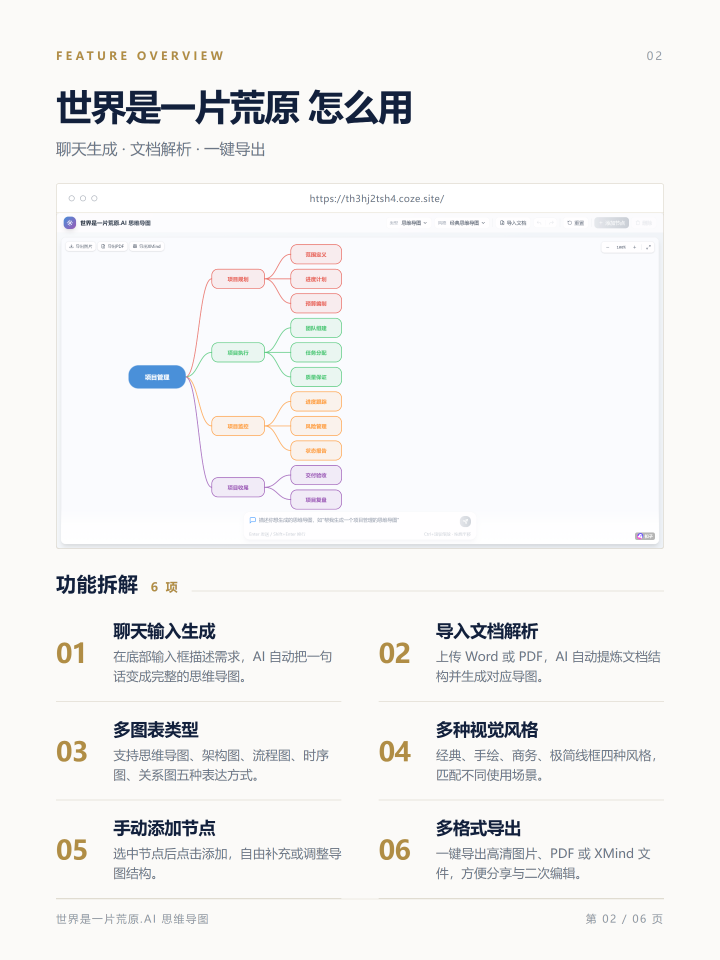
#> input picture examples/01_overview.png, 2160 x 2880 px (shown at 1/3 size)
$ python extract_theme.py ../examples/01_overview.png
#> lines starting #> are read from the running program, lines starting #| are printed output that depends on the picture
### scripts/color_system.py
#!/usr/bin/env python
# -*- coding: utf-8 -*-
"""专业配色系统 (Color System)
根据「截图主品牌色 + 明暗主题」推导一整套和谐、有层次、能引导视线的教程图配色。

设计依据（详见 references/color_guide.md）：
1. 60-30-10 法则：60% 中性背景、30% 主色、10% 互补强调色（重点引导）。
2. 色轮和谐：功能色板采用「类比色阶」——以主色相为锚，在 ±60° 扇形内等距取色。
3. 无障碍对比：功能色固定到安全 S/L，保证白字可读。
4. 明暗自适应：深色主题下功能色更亮更饱和。

内部约定：所有 RGB 颜色统一用 0-1 浮点数，只在 `rgb_to_hex` / `rgba_str` 里转为 0-255。
用法:
  python color_system.py <accent_hex> [light|dark]
  python color_system.py <accent_hex> [light|dark] <bg_hex>
"""
import sys
import json
import colorsys

HERE = sys.path[0] if sys.path else "."


# ---------- 颜色转换（内部统一用 0-1）----------
def clamp(v, lo=0.0, hi=1.0):
    return max(lo, min(hi, v))


def hex_to_rgb(h):
    h = h.lstrip("#")
    return tuple(int(h[i:i + 2], 16) / 255.0 for i in (0, 2, 4))


def rgb_to_hex(c):
    c = tuple(clamp(x) for x in c)
    return "#%02X%02X%02X" % (int(c[0] * 255), int(c[1] * 255), int(c[2] * 255))


def rgb_to_hsl(r, g, b):
    """r,g,b ∈ [0,1] -> h,s,l ∈ [0,1]"""
    mx, mn = max(r, g, b), min(r, g, b)
    l = (mx + mn) / 2.0
    if mx == mn:
        h = s = 0.0
    else:
        d = mx - mn
        s = d / (2 - mx - mn) if l > 0.5 else d / (mx + mn)
        if mx == r:
            h = (g - b) / d + (6.0 if g < b else 0.0)
        elif mx == g:
            h = (b - r) / d + 2.0
        else:
            h = (r - g) / d + 4.0
        h /= 6.0
    return h, s, l


def hsl_to_rgb(h, s, l):
    """h,s,l ∈ [0,1] -> r,g,b ∈ [0,1]"""
    h = h % 1.0
    c = (1 - abs(2 * l - 1)) * s
    x = c * (1 - abs((h * 6) % 2 - 1))
    m = l - c / 2.0
    if h < 1 / 6:
        r, g, b = c, x, 0.0
    elif h < 2 / 6:
        r, g, b = x, c, 0.0
    elif h < 3 / 6:
        r, g, b = 0.0, c, x
    elif h < 4 / 6:
        r, g, b = 0.0, x, c
    elif h < 5 / 6:
        r, g, b = x, 0.0, c
    else:
        r, g, b = c, 0.0, x
    return (r + m, g + m, b + m)


def rgba_str(c, a):
    c = tuple(clamp(x) for x in c)
    return "rgba(%d,%d,%d,%.3f)" % (int(c[0] * 255), int(c[1] * 255), int(c[2] * 255), a)


def hsl_hex(h, s, l):
    return rgb_to_hex(hsl_to_rgb(h, s, l))


def is_grayish(c):
    return max(c) - min(c) < (26 / 255.0)


# ---------- 色相区 -> 调性 ----------
def hue_mood(h):
    deg = int(h * 360) % 360
    if deg < 15 or deg >= 345:
        return "红", "warm"
    if deg < 45:
        return "橙", "warm"
    if deg < 70:
        return "黄", "warm"
    if deg < 160:
        return "绿", "cool"
    if deg < 200:
        return "青", "cool"
    if deg < 255:
        return "蓝", "cool"
    if deg < 290:
        return "紫", "cool"
    return "品红", "warm"


# ---------- 核心：构建完整 palette ----------
def build_palette(accent_hex, theme="light", bg_hex=None):
    ar, ag, ab = hex_to_rgb(accent_hex)
    h, s, l = rgb_to_hsl(ar, ag, ab)
    mood, temp = hue_mood(h)

    # 规范化主色到「可作为品牌主色」的安全区间
    if theme == "light":
        s = clamp(s, 0.45, 0.85)
        l = clamp(l, 0.40, 0.62)
    else:
        s = clamp(s, 0.55, 0.92)
        l = clamp(l, 0.55, 0.72)
    primary = hsl_to_rgb(h, s, l)
    primary_hex = rgb_to_hex(primary)

    # 中性色（背景 / 卡片 / 文字）—— 60% 基底
    if theme == "light":
        if bg_hex is None or is_grayish(hex_to_rgb(bg_hex)):
            page_bg = (0.98, 0.97, 0.95)  # #FAF8F3
        else:
            br, bg, bb = hex_to_rgb(bg_hex)
            page_bg = tuple(min(1.0, x + (1.0 - x) * 0.55) for x in (br, bg, bb))
        card_bg = (1.0, 1.0, 1.0)
        text_main = (0.169, 0.165, 0.157)  # #2B2A28
        text_sub = (0.424, 0.404, 0.373)  # #6C675F
    else:
        if bg_hex is None or not is_grayish(hex_to_rgb(bg_hex)):
            page_bg = (0.086, 0.094, 0.114)  # #16181D
        else:
            page_bg = tuple(max(0.0, x * 0.62) for x in hex_to_rgb(bg_hex))
        card_bg = (0.133, 0.145, 0.169)  # #22252B
        text_main = (0.949, 0.945, 0.933)  # #F2F1EE
        text_sub = (0.659, 0.643, 0.612)  # #A8A49C

    # 30% 主色系统
    accent_soft = rgba_str(primary, 0.12 if theme == "light" else 0.22)

    # 类比辅色（+28°）
    sec_h = (h + 28 / 360.0) % 1.0
    sec_l = l + 0.04 if theme == "light" else l
    secondary = hsl_to_rgb(sec_h, clamp(s, 0.4, 0.85), clamp(sec_l, 0, 1))
    secondary_hex = rgb_to_hex(secondary)
    secondary_soft = rgba_str(secondary, 0.14 if theme == "light" else 0.22)

    # 10% 互补强调色（+180°），重点引导用
    acc2_h = (h + 180 / 360.0) % 1.0
    acc2_s = clamp(s * 0.92, 0.45, 0.85)
    acc2_l = (l + 0.03) if theme == "light" else (l + 0.06)
    accent2 = hsl_to_rgb(acc2_h, acc2_s, clamp(acc2_l, 0, 1))
    accent2_hex = rgb_to_hex(accent2)
    accent2_soft = rgba_str(accent2, 0.12 if theme == "light" else 0.22)

    # 6 色功能色板（类比色阶，引导视线）
    # 以主色为锚，在 ±60° 内等距取 6 色，S/L 固定 -> 和谐且可区分
    offsets = [-58, -35, -12, 12, 35, 58]
    if theme == "light":
        f_s, f_l = 0.66, 0.50
    else:
        f_s, f_l = 0.75, 0.64
    feature, feature_soft = [], []
    for off in offsets:
        fh = (h + off / 360.0) % 1.0
        fc = hsl_to_rgb(fh, f_s, f_l)
        feature.append(rgb_to_hex(fc))
        feature_soft.append(rgba_str(fc, 0.14 if theme == "light" else 0.22))

    line = rgba_str(text_sub, 0.18 if theme == "light" else 0.26)

    palette = {
        "page_bg": rgb_to_hex(page_bg),
        "card_bg": rgb_to_hex(card_bg),
        "text_main": rgb_to_hex(text_main),
        "text_sub": rgb_to_hex(text_sub),
        "accent": primary_hex,
        "accent_soft": accent_soft,
        "secondary": secondary_hex,
        "secondary_soft": secondary_soft,
        "accent2": accent2_hex,
        "accent2_soft": accent2_soft,
        "feature": feature,
        "feature_soft": feature_soft,
        "line": line,
    }
    return {
        "theme": theme,
        "accent": primary_hex,
        "mood": mood,
        "temperature": temp,
        "palette": palette,
    }


# ---------- 纯文案模式：主题 / 命名预设 -> 配色 ----------
# 无截图时，由文案主题（category）或用户指定的命名预设（preset）决定主色。
CATEGORY_ACCENT = {
    "AI": "#2A8E9E", "科技": "#2A8E9E", "人工智能": "#2A8E9E", "AI/科技": "#2A8E9E",
    "财经": "#1E5BB8", "数据": "#1E5BB8", "金融": "#1E5BB8", "投资": "#1E5BB8",
    "美食": "#E8743B", "餐饮": "#E8743B", "烘焙": "#E8743B",
    "教育": "#4A9E6F", "学习": "#4A9E6F", "知识": "#5B7BC0",
    "健康": "#3FB89B", "医疗": "#3FB89B", "养生": "#3FB89B",
    "职场": "#355C9E", "商业": "#355C9E", "创业": "#7A5BC0", "营销": "#7A5BC0",
    "旅行": "#2E9E8F", "旅游": "#2E9E8F", "生活方式": "#C0804A", "情感": "#C25B8E",
    "游戏": "#9B5CFF", "数码": "#2A8E9E", "默认": "#2A8E9E",
}

# 命名主题预设（参考主流小红书配图工具，给用户更直观的风格选择）。
# 每项为 (accent, theme)；page_bg/card_bg 等中性色仍由 build_palette 推导。
THEME_PRESETS = {
    "cream":    ("#2A8E9E", "light"),   # 奶油风（AI/科技常见，浅暖底）
    "redbook":  ("#FB4E44", "light"),   # 红书红
    "obsidian": ("#5B6CFF", "dark"),    # 黑曜石（深色冷调）
    "cyber":    ("#9B5CFF", "dark"),    # 赛博朋克（深色紫）
    "minimal":  ("#222831", "light"),   # 极简高级（近黑主色）
    "forest":   ("#2E9E6F", "light"),   # 森绿
    "sunset":   ("#E8743B", "light"),   # 暖橙
    "ocean":    ("#1E5BB8", "light"),   # 商务蓝
}


# [10 lines left out: function resolve_category, not called in this run]


def build_palette_from_category(category, theme=None):
    accent = resolve_category(category)
    return build_palette(accent, theme or "light")


# [25 lines left out: functions build_palette_from_preset, build_palette_for_text, main, not called in this run]


# [2 lines that do not run on import are left out]

### scripts/extract_theme.py
#!/usr/bin/env python
"""从截图提取配色方案:明暗主题、背景色、强调色、圆角风格。
用法: python extract_theme.py <image_path>
输出: JSON 到 stdout
"""
import sys, os, json, colorsys
from collections import Counter
from PIL import Image

HERE = os.path.dirname(os.path.abspath(__file__))
if HERE not in sys.path:
    sys.path.insert(0, HERE)
from color_system import build_palette


def luminance(c):
    return 0.299 * c[0] + 0.587 * c[1] + 0.114 * c[2]


def hexc(c):
    return "#%02X%02X%02X" % (c[0], c[1], c[2])


def analyze(path):
#> called with path = '../examples/01_overview.png'
    img = Image.open(path).convert("RGB")
#> img is the input picture: PIL image 2160x2880 RGB; mean R, G, B 243.7, 243.4, 243.2
    w, h = img.size
    small = img.resize((160, max(1, int(160 * h / w))))
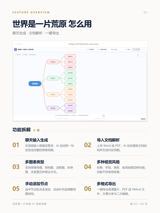
#> small: PIL image 160x213 RGB; mean R, G, B 243.7, 243.4, 243.2
    px = list(small.getdata())
#> px = 34080 items
    n = len(px)
#> n = 34080

    avg_lum = sum(luminance(p) for p in px) / n
#> avg_lum = 243.4
    theme = "light" if avg_lum > 150 else "dark"
#> theme = 'light'

    def quant(c):
        return (c[0] // 24 * 24, c[1] // 24 * 24, c[2] // 24 * 24)

    cnt = Counter(quant(p) for p in px)
#> cnt = 81 items
    bg = cnt.most_common(1)[0][0]
#> bg = (240, 240, 240)

    accent = None
    best_score = -1
    for c, freq in cnt.most_common(60):
        r, g, b = [x / 255 for x in c]
        hh, ss, vv = colorsys.rgb_to_hsv(r, g, b)
        if ss > 0.3 and vv > 0.35:
            score = ss * (freq ** 0.5)
            if score > best_score:
                best_score = score
                accent = c
#> this loop made 60 passes
#> (freq, r, g, b, hh, ss, vv, score) on passes 23, 30, 34, 40: (50, 0.753, 0.659, 0.471, 0.111, 0.375, 0.753, 2.65), (31, 0.188, 0.282, 0.376, 0.583, 0.5, 0.376, 2.78), (19, 0.282, 0.565, 0.847, 0.583, 0.667, 0.847, 2.91), (14, 0.188, 0.471, 0.847, 0.595, 0.778, 0.847, 2.91)
#> after the loop, best_score = 2.91

    if accent is None:
        accent = (90, 108, 224) if theme == "light" else (120, 170, 255)

    edge_thin = detect_corner_style(img)
#> in detect_corner_style, `center = img.getpixel((w // 2, h // 2))`: center = (250, 251, 254)
#> after the loop in detect_corner_style, `for cx, cy in corners:`: diffs = 0
#> edge_thin = False
    radius_style = "sharp" if edge_thin else "soft"
#> radius_style = 'soft'

    if theme == "light":
        page_bg = lighten(bg, 0.55) if is_grayish(bg) else "#FAF8F3"
#> page_bg = '#F8F8F8'
        card_bg = "#FFFFFF"
        text_main = "#2B2A28"
        text_sub = "#6C675F"
    else:
        page_bg = darken(bg, 0.4) if not is_grayish(bg) else "#16181D"
        card_bg = "#22252B"
        text_main = "#F2F1EE"
        text_sub = "#A8A49C"

    # 交给专业色彩系统推导完整 palette（主色/辅色/互补强调/6 功能色/中性）
    full = build_palette(hexc(accent), theme, hexc(bg))
#> in hex_to_rgb, `h = h.lstrip("#")`: h = '3078D8'
#> in build_palette, `ar, ag, ab = hex_to_rgb(accent_hex)`: ar = 0.188; ag = 0.471; ab = 0.847
#> in rgb_to_hsl, `mx, mn = max(r, g, b), min(r, g, b)`: mn = 0.188
#> in rgb_to_hsl, `l = (mx + mn) / 2.0`: l = 0.518
#> in rgb_to_hsl, `d = mx - mn`: d = 0.659
#> in rgb_to_hsl, `s = d / (2 - mx - mn) if l > 0.5 else d / (mx + mn)`: s = 0.683
#> in rgb_to_hsl, `h = (r - g) / d + 4.0`: h = 3.57
#> in rgb_to_hsl, `h /= 6.0`: h = 0.595
#> in build_palette, `h, s, l = rgb_to_hsl(ar, ag, ab)`: s = 0.683; l = 0.518
#> in hue_mood, `deg = int(h * 360) % 360`: deg = 214
#> in build_palette, `mood, temp = hue_mood(h)`: mood = '蓝'; temp = 'cool'
#> in hsl_to_rgb, `h = h % 1.0`: h = 0.595
#> in hsl_to_rgb, `c = (1 - abs(2 * l - 1)) * s`: c = 0.659
#> in hsl_to_rgb, `x = c * (1 - abs((h * 6) % 2 - 1))`: x = 0.282
#> in hsl_to_rgb, `m = l - c / 2.0`: m = 0.188
#> in hsl_to_rgb, `r, g, b = 0.0, x, c`: r = 0; g = 0.282; b = 0.659
#> in build_palette, `primary = hsl_to_rgb(h, s, l)`: primary = (0.188, 0.471, 0.847)
#> in build_palette, `primary_hex = rgb_to_hex(primary)`: primary_hex = '#2F78D8'
#> in rgba_str, `c = tuple(clamp(x) for x in c)`: c = (0.188, 0.471, 0.847)
#> in build_palette, `accent_soft = rgba_str(primary, 0.12 if theme == "light" else 0.22)`: accent_soft = 'rgba(47,120,216,0.120)'
#> in build_palette, `sec_h = (h + 28 / 360.0) % 1.0`: sec_h = 0.673
#> in build_palette, `sec_l = l + 0.04 if theme == "light" else l`: sec_l = 0.558
#> in build_palette, `secondary = hsl_to_rgb(sec_h, clamp(s, 0.4, 0.85), clamp(sec_l, 0, 1))`: secondary = (0.279, 0.256, 0.86)
#> in build_palette, `secondary_hex = rgb_to_hex(secondary)`: secondary_hex = '#4741DB'
#> in build_palette, `secondary_soft = rgba_str(secondary, 0.14 if theme == "light" else 0.22)`: secondary_soft = 'rgba(71,65,219,0.140)'
#> in build_palette, `acc2_h = (h + 180 / 360.0) % 1.0`: acc2_h = 0.0952
#> in build_palette, `acc2_s = clamp(s * 0.92, 0.45, 0.85)`: acc2_s = 0.628
#> in build_palette, `acc2_l = (l + 0.03) if theme == "light" else (l + 0.06)`: acc2_l = 0.548
#> in build_palette, `accent2 = hsl_to_rgb(acc2_h, acc2_s, clamp(acc2_l, 0, 1))`: accent2 = (0.832, 0.588, 0.263)
#> in build_palette, `accent2_hex = rgb_to_hex(accent2)`: accent2_hex = '#D49643'
#> in build_palette, `accent2_soft = rgba_str(accent2, 0.12 if theme == "light" else 0.22)`: accent2_soft = 'rgba(212,150,67,0.120)'
#> the loop in build_palette, `for off in offsets:` made 6 passes
#> (fh, h in hsl_to_rgb, x in hsl_to_rgb, r in hsl_to_rgb, g in hsl_to_rgb, b in hsl_to_rgb) on passes 1 to 6: (0.434, 0.434, 0.399, 0, 0.66, 0.399), (0.498, 0.498, 0.652, 0, 0.66, 0.652), (0.562, 0.562, 0.415, 0, 0.415, 0.66), (0.629, 0.629, 0.151, 0, 0.151, 0.66), (0.692, 0.692, 0.102, 0.102, 0, 0.66), (0.756, 0.756, 0.355, 0.355, 0, 0.66)
#> after the loop in build_palette, `for off in offsets:`: feature = ['#2BD391', '#2BD3D1', '#2B95D3', '#2B51D3', '#452BD3', '#852BD3']; feature_soft = ['rgba(43,211,145,0.140)', 'rgba(43,211,209,0.140)', 'rgba(43,149,211,0.140)', 'rgba(43,81,211,0.140)', 'rgba(69,43,211,0.140)', 'rgba(133,43,211,0.140)']
#> full = 5 items
    return {
        "size": [w, h],
        "ratio": round(w / h, 3),
        "avg_lum": round(avg_lum, 1),
        "theme": theme,
        "bg": hexc(bg),
        "accent": full["accent"],
        "mood": full["mood"],
        "temperature": full["temperature"],
        "radius_style": radius_style,
        "palette": full["palette"],
    }


def is_grayish(c):
    return max(c) - min(c) < 24


def lighten(c, f):
    return hexc(tuple(min(255, int(x + (255 - x) * f)) for x in c))


def darken(c, f):
    return hexc(tuple(max(0, int(x * (1 - f))) for x in c))


def detect_corner_style(img):
    w, h = img.size
    corners = [(6, 6), (w - 7, 6), (6, h - 7), (w - 7, h - 7)]
    center = img.getpixel((w // 2, h // 2))
    diffs = 0
    for cx, cy in corners:
        p = img.getpixel((cx, cy))
        if sum(abs(a - b) for a, b in zip(p, center)) > 60:
            diffs += 1
    return diffs >= 3


if __name__ == "__main__":
    if len(sys.argv) < 2:
        print(json.dumps({"error": "usage: extract_theme.py <image_path>"}))
        sys.exit(1)
    print(json.dumps(analyze(sys.argv[1]), ensure_ascii=False, indent=2))

$ run again, on examples/03_import_doc.png
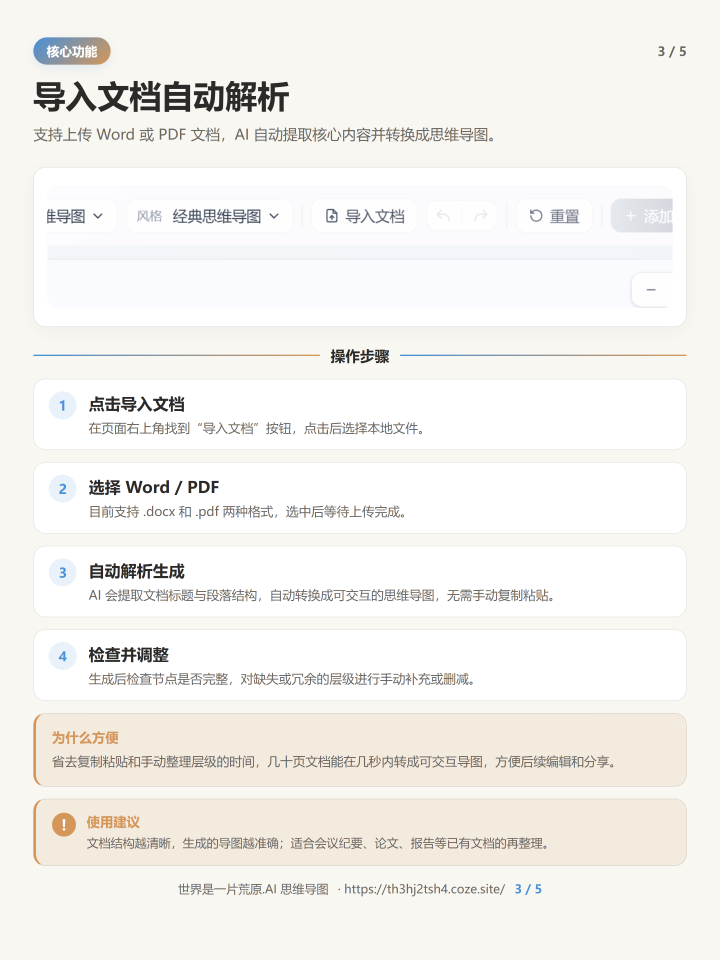
#> input picture examples/03_import_doc.png, 2160 x 2880 px (shown at 1/3 size)
#> in analyze, img is the input picture: PIL image 2160x2880 RGB; mean R, G, B 244.3, 242.3, 238.7
#> in analyze, `small = img.resize((160, max(1, int(160 * h / w))))`:
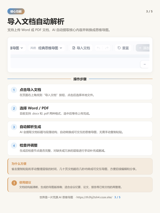
#> small: PIL image 160x213 RGB; mean R, G, B 244.2, 242.2, 238.6
#> px = 34080 items
#> n = 34080
#> avg_lum = 242.4
#> theme = 'light'
#> cnt = 67 items
#> bg = (240, 240, 240)
#> the loop in analyze, `for c, freq in cnt.most_common(60):` made 60 passes
#> (freq, r, g, b, hh, ss, vv, score) on pass 18: (45, 0.847, 0.753, 0.565, 0.111, 0.333, 0.847, 2.24)
#> after the loop in analyze, `for c, freq in cnt.most_common(60):`: best_score = 2.24
#> center = (255, 255, 255)
#> after the loop in detect_corner_style, `for cx, cy in corners:`: diffs = 0
#> edge_thin = False
#> radius_style = 'soft'
#> page_bg = '#F8F8F8'
#> in hex_to_rgb, `h = h.lstrip("#")`: h = 'D8C090'
#> ar = 0.847; ag = 0.753; ab = 0.565
#> mx = 0.847; mn = 0.565
#> in rgb_to_hsl, `l = (mx + mn) / 2.0`: l = 0.706
#> d = 0.282
#> in rgb_to_hsl, `s = d / (2 - mx - mn) if l > 0.5 else d / (mx + mn)`: s = 0.48
#> in rgb_to_hsl, `h = (g - b) / d + (6.0 if g < b else 0.0)`: h = 0.667
#> in rgb_to_hsl, `h /= 6.0`: h = 0.111
#> in build_palette, `h, s, l = rgb_to_hsl(ar, ag, ab)`: s = 0.48; l = 0.706
#> deg = 40
#> mood = '橙'; temp = 'warm'
#> in build_palette, `l = clamp(l, 0.40, 0.62)`: l = 0.62
#> in hsl_to_rgb, `h = h % 1.0`: h = 0.111
#> in hsl_to_rgb, `c = (1 - abs(2 * l - 1)) * s`: c = 0.365
#> x = 0.243
#> m = 0.438
#> in hsl_to_rgb, `r, g, b = c, x, 0.0`: r = 0.365; g = 0.243; b = 0
#> primary = (0.802, 0.681, 0.438)
#> primary_hex = '#CCAD6F'
#> in rgba_str, `c = tuple(clamp(x) for x in c)`: c = (0.802, 0.681, 0.438)
#> accent_soft = 'rgba(204,173,111,0.120)'
#> sec_h = 0.189
#> sec_l = 0.66
#> secondary = (0.78, 0.823, 0.497)
#> secondary_hex = '#C6D17E'
#> secondary_soft = 'rgba(198,209,126,0.140)'
#> acc2_h = 0.611
#> acc2_s = 0.45
#> acc2_l = 0.65
#> accent2 = (0.493, 0.597, 0.808)
#> accent2_hex = '#7D98CD'
#> accent2_soft = 'rgba(125,152,205,0.120)'
#> the loop in build_palette, `for off in offsets:` made 6 passes
#> (fh, h in hsl_to_rgb, x in hsl_to_rgb, r in hsl_to_rgb, g in hsl_to_rgb, b in hsl_to_rgb) on passes 1 to 6: (0.95, 0.95, 0.198, 0.66, 0, 0.198), (0.0139, 0.0139, 0.055, 0.66, 0.055, 0), (0.0778, 0.0778, 0.308, 0.66, 0.308, 0), (0.144, 0.144, 0.572, 0.66, 0.572, 0), (0.208, 0.208, 0.495, 0.495, 0.66, 0), (0.272, 0.272, 0.242, 0.242, 0.66, 0)
#> after the loop in build_palette, `for off in offsets:`: feature = ['#D32B5D', '#D3392B', '#D3792B', '#D3BD2B', '#A9D32B', '#69D32B']; feature_soft = ['rgba(211,43,93,0.140)', 'rgba(211,57,43,0.140)', 'rgba(211,121,43,0.140)', 'rgba(211,189,43,0.140)', 'rgba(169,211,43,0.140)', 'rgba(105,211,43,0.140)']
#> full = 5 items

$ run again, on examples/04_chart_type.png
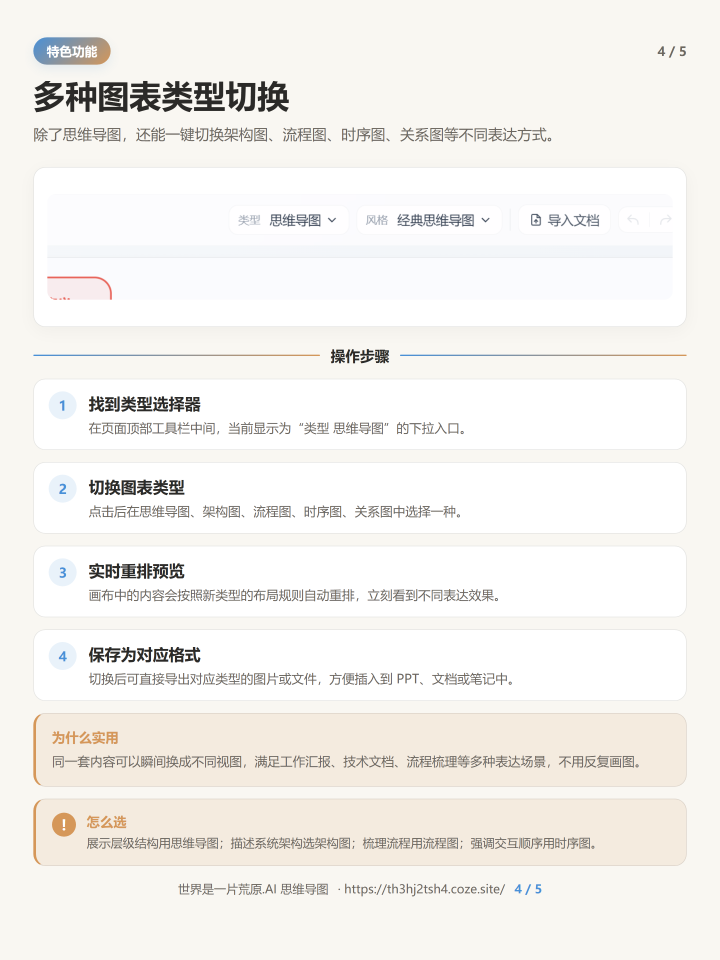
#> input picture examples/04_chart_type.png, 2160 x 2880 px (shown at 1/3 size)
#> in analyze, img is the input picture: PIL image 2160x2880 RGB; mean R, G, B 244.1, 241.9, 238.3
#> in analyze, `small = img.resize((160, max(1, int(160 * h / w))))`:
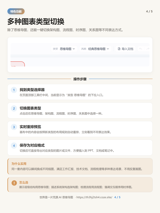
#> small: PIL image 160x213 RGB; mean R, G, B 244, 241.8, 238.3
#> px = 34080 items
#> n = 34080
#> avg_lum = 242.1
#> theme = 'light'
#> cnt = 67 items
#> bg = (240, 240, 240)
#> the loop in analyze, `for c, freq in cnt.most_common(60):` made 60 passes
#> (freq, r, g, b, hh, ss, vv, score) on pass 18: (42, 0.847, 0.753, 0.565, 0.111, 0.333, 0.847, 2.16)
#> after the loop in analyze, `for c, freq in cnt.most_common(60):`: best_score = 2.16
#> center = (255, 255, 255)
#> after the loop in detect_corner_style, `for cx, cy in corners:`: diffs = 0
#> edge_thin = False
#> radius_style = 'soft'
#> page_bg = '#F8F8F8'
#> in hex_to_rgb, `h = h.lstrip("#")`: h = 'D8C090'
#> ar = 0.847; ag = 0.753; ab = 0.565
#> mx = 0.847; mn = 0.565
#> in rgb_to_hsl, `l = (mx + mn) / 2.0`: l = 0.706
#> d = 0.282
#> in rgb_to_hsl, `s = d / (2 - mx - mn) if l > 0.5 else d / (mx + mn)`: s = 0.48
#> in rgb_to_hsl, `h = (g - b) / d + (6.0 if g < b else 0.0)`: h = 0.667
#> in rgb_to_hsl, `h /= 6.0`: h = 0.111
#> in build_palette, `h, s, l = rgb_to_hsl(ar, ag, ab)`: s = 0.48; l = 0.706
#> deg = 40
#> mood = '橙'; temp = 'warm'
#> in build_palette, `l = clamp(l, 0.40, 0.62)`: l = 0.62
#> in hsl_to_rgb, `h = h % 1.0`: h = 0.111
#> in hsl_to_rgb, `c = (1 - abs(2 * l - 1)) * s`: c = 0.365
#> x = 0.243
#> m = 0.438
#> in hsl_to_rgb, `r, g, b = c, x, 0.0`: r = 0.365; g = 0.243; b = 0
#> primary = (0.802, 0.681, 0.438)
#> primary_hex = '#CCAD6F'
#> in rgba_str, `c = tuple(clamp(x) for x in c)`: c = (0.802, 0.681, 0.438)
#> accent_soft = 'rgba(204,173,111,0.120)'
#> sec_h = 0.189
#> sec_l = 0.66
#> secondary = (0.78, 0.823, 0.497)
#> secondary_hex = '#C6D17E'
#> secondary_soft = 'rgba(198,209,126,0.140)'
#> acc2_h = 0.611
#> acc2_s = 0.45
#> acc2_l = 0.65
#> accent2 = (0.493, 0.597, 0.808)
#> accent2_hex = '#7D98CD'
#> accent2_soft = 'rgba(125,152,205,0.120)'
#> the loop in build_palette, `for off in offsets:` made 6 passes
#> (fh, h in hsl_to_rgb, x in hsl_to_rgb, r in hsl_to_rgb, g in hsl_to_rgb, b in hsl_to_rgb) on passes 1 to 6: (0.95, 0.95, 0.198, 0.66, 0, 0.198), (0.0139, 0.0139, 0.055, 0.66, 0.055, 0), (0.0778, 0.0778, 0.308, 0.66, 0.308, 0), (0.144, 0.144, 0.572, 0.66, 0.572, 0), (0.208, 0.208, 0.495, 0.495, 0.66, 0), (0.272, 0.272, 0.242, 0.242, 0.66, 0)
#> after the loop in build_palette, `for off in offsets:`: feature = ['#D32B5D', '#D3392B', '#D3792B', '#D3BD2B', '#A9D32B', '#69D32B']; feature_soft = ['rgba(211,43,93,0.140)', 'rgba(211,57,43,0.140)', 'rgba(211,121,43,0.140)', 'rgba(211,189,43,0.140)', 'rgba(169,211,43,0.140)', 'rgba(105,211,43,0.140)']
#> full = 5 items
